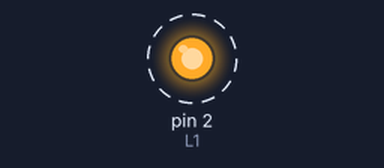
Simulated run of this sketch. Board: Arduino Uno, built with avr-gcc and run on an emulated ATmega328P. Shown: output pins drawn as LEDs (lit = HIGH). Dashed ring = blinking.

Above: at 0.5 s.
Timing chart, 0 to 4.6 s (numbered marks = the images above):
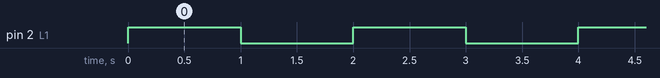

Measured:
- by itself, pin 2 (L1): alternates HIGH for 1.0 s and LOW for 1.0 s

The sketch:

blinkLed.ino
```cpp
// Digital pins
const int L1 = 2;

void setup() {
  // put your setup code here, to run once:
  pinMode(L1, OUTPUT);
}

void loop() {
  // put your main code here, to run repeatedly:
  blinkLed(L1);
}

void blinkLed(int L) {
  digitalWrite(L, HIGH);
  delay(1000);
  digitalWrite(L, LOW);
  delay(1000);
}
```
